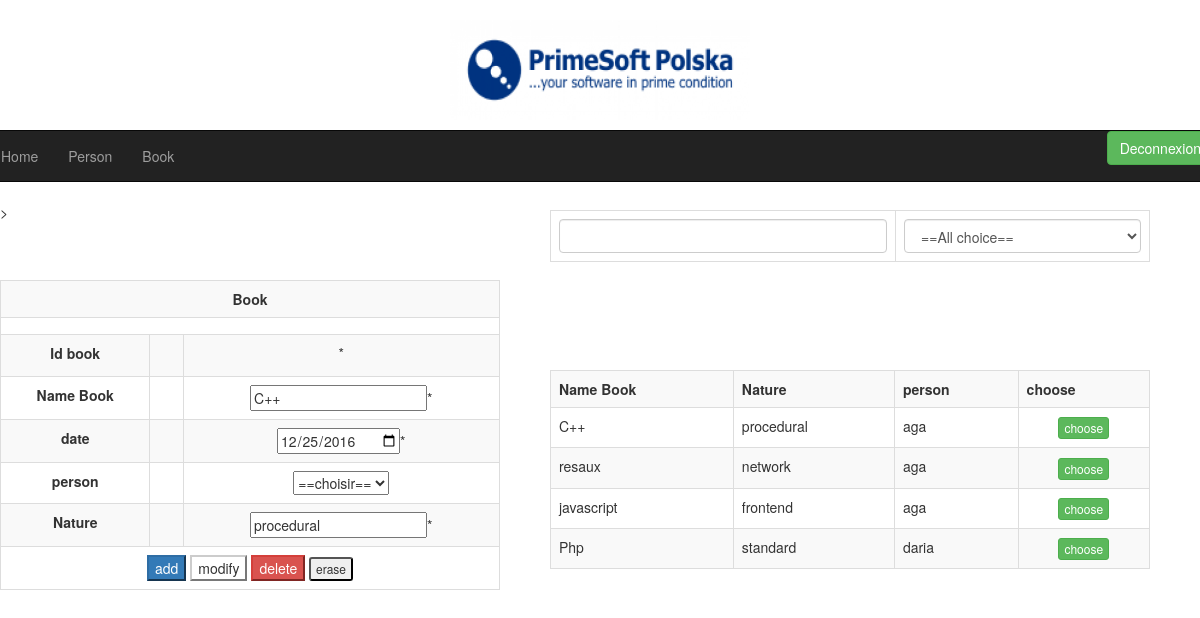
/borrow/book.php?code=2, run on the app's committed database.
### tables this page shows
CREATE TABLE IF NOT EXISTS book (
  id_book int(11) NOT NULL AUTO_INCREMENT,
  date date NOT NULL,
  name_book varchar(50) NOT NULL,
  nature varchar(50) NOT NULL,
  utilisateur int(11) NOT NULL,
  etat int(11) NOT NULL DEFAULT 1,
  PRIMARY KEY (id_book),
  KEY fk_utilisateur (utilisateur)
);

CREATE TABLE IF NOT EXISTS person (
  id_use int(11) NOT NULL AUTO_INCREMENT,
  name varchar(50) DEFAULT NULL,
  surname varchar(50) DEFAULT NULL,
  status varchar(50) NOT NULL,
  telephone varchar(50) NOT NULL,
  etat int(11) NOT NULL DEFAULT 1,
  PRIMARY KEY (id_use)
);

### borrow/book.php (the view, shortened to what this page needs)
<?php include('header.php')?>
<div class='formulaire'>
<form method="post" action="<?php echo $_SERVER['PHP_SELF']; ?>"  align="center"><br/>
				 <table class="table table-bordered table-striped">
				 	<tr>
				 		<td colspan='3'><b> Book </b></td>
				 	</tr><br/>
					<?php
					echo"<tr><td colspan =\"3\">";
					echo"</td></tr>";
					if(isset($_GET['code']))
					{
					$a='select * from book where id_book='.$_GET['code'];
					$s= mysql_query($a) or die();
					$rows1=mysql_fetch_array($s);}
					?>
					<tr>
				 		<td><label for="id_book"><b>Id book<b/></label></td>
				 		<td>&nbsp;</td>
				 		<td><input type="hidden" name="id_book" id="id_book" <?php if(isset($_GET['code'])) echo 'value="'.$rows1['id_book'].'"'; else echo 'value=""' ?>;/>*</td>
				 	</tr>
					<tr>
				 		<td><label for="lib"><b>Name Book<b/></label></td>
				 		<td>&nbsp;</td>
				 		<td><input type="text" name="lib" id="lib" <?php if(isset($_GET['code'])) echo 'value="'.$rows1['name_book'].'"'; else echo 'value=""' ?>;/>*</td>
				 	</tr>
					<tr>
				 		<td><label for="date"><b>date<b/></label></td>
				 		<td>&nbsp;</td>
				 		<td><input type="date" name="date" id="date"  <?php if(isset($_GET['code'])) echo 'value="'.$rows1['date'].'"'; else echo 'value=""' ?>/>*</td>
				 	</tr>
					<tr>
					<td><b>person<b/></td>
					<td>&nbsp;</td>
					<td> <select name='utilisateur'>
						<option value='' selected='selected'>==choisir==</option>
						</select>
					</td>
					</tr>
					 <br/> <br/>
					<tr>
				 		<td><label for="nature"><b>Nature <b/></label></td>
				 		<td>&nbsp;</td>
				 		<td><input type="text" name="nature" id="nature"  <?php if(isset($_GET['code'])) echo 'value="'.$rows1['nature'].'"'; else echo 'value=""' ?>/>*</td>
				 	</tr>
				 	<tr>
				 		<td colspan="3"><input type="submit" name="send" class='btn-primary' value="add" onclick="return validerformulaire();"/>
                        <input type="submit" name="modify" class='btn-default' value="modify"/>
                         <input type="submit" name="delete" class='btn-danger' value="delete"/>
						 <input type="reset" name="cancel" class='btn-xs' value="erase"/></td>
				 	</tr>
				 </table>
			 </form>
		</div>
		<?php
	$sql2="select * from book,person where book.utilisateur=id_use and book.etat=1";
	$reccord_sql2=@mysql_query($sql2);
	$nb=@mysql_num_rows($reccord_sql2);
	if($nb>0)
	{
		$rows=mysql_fetch_array($reccord_sql2);
?>
<div class='liste'>
						<table class="table table-bordered table-striped">
						<tr>
							<th>Name Book</th>
							<th>Nature</th>
							<th>person</th>
							<th>choose</th>
						</tr>
						<?php
						do{ ?>
							<tr bgcolor="white">
								<td><?php echo $rows['name_book']; ?></td>
								<td><?php echo $rows['nature']; ?></td>
								<td><?php echo $rows['name']; ?></td>
								<td align="center"><a href="book.php?code=<?php echo $rows['id_book'];?>"<button type='button' class='btn btn-success btn-xs'>choose</button></a></td>
							</tr>
						<?php }while($rows=mysql_fetch_array($reccord_sql2)); ?>
					</table>
					<?php
				}else{
					echo"Not table save
					";
				}
				?>
    </div>
	 <div class='recherche'>
			<br/><br/>
			<form>
				<table class="table table-bordered">
					<tr>
						<td>
							<input type="text" class="form-control" id="rech1"/>
						</td>
						<td>
						<select class='form-control'>
						<option value='6' select='selected'>==All choice==</option>
						</select>
						</td>
					</tr>
				</table>
			</form>
</div>
>

### borrow/style.css (style rules this page uses)
.formulaire { position:absolute; width:500px; height:400px; top:200px; }
.liste { position:absolute; width:600px; height:400px; left:550px; top:350px; overflow:auto; }
.recherche { position:absolute; width:600px; height:100px; left:550px; top:150px; }

### data on the page
book: lib "C++", date "12/25/2016", nature "procedural", name_book "C++", person.name "aga"
book: name_book "resaux", nature "network", person.name "aga"
book: name_book "javascript", nature "frontend", person.name "aga"
book: name_book "Php", nature "standard", person.name "daria"
